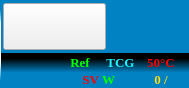
<?xml version="1.0" encoding="UTF-8"?>
<ui version="4.0">
 <class>IconsBar</class>
 <widget class="QWidget" name="IconsBar">
  <property name="windowModality">
   <enum>Qt::NonModal</enum>
  </property>
  <property name="geometry">
   <rect>
    <x>0</x>
    <y>0</y>
    <width>189</width>
    <height>88</height>
   </rect>
  </property>
  <property name="sizePolicy">
   <sizepolicy hsizetype="Preferred" vsizetype="Preferred">
    <horstretch>0</horstretch>
    <verstretch>0</verstretch>
   </sizepolicy>
  </property>
  <property name="maximumSize">
   <size>
    <width>16777215</width>
    <height>16777215</height>
   </size>
  </property>
  <property name="font">
   <font>
    <pointsize>6</pointsize>
   </font>
  </property>
  <property name="windowTitle">
   <string>Form</string>
  </property>
  <property name="windowOpacity">
   <double>1.000000000000000</double>
  </property>
  <property name="styleSheet">
   <string notr="true"/>
  </property>
  <layout class="QGridLayout" name="gridLayout" rowstretch="3,2">
   <property name="leftMargin">
    <number>0</number>
   </property>
   <property name="topMargin">
    <number>0</number>
   </property>
   <property name="rightMargin">
    <number>0</number>
   </property>
   <property name="bottomMargin">
    <number>0</number>
   </property>
   <property name="spacing">
    <number>0</number>
   </property>
   <item row="0" column="0">
    <widget class="QWidget" name="widget_1" native="true">
     <property name="styleSheet">
      <string notr="true">QWidget#widget_1
{
	background-color: rgba(0, 130, 195);
    border-left:1px solid qlineargradient(spread:reflect, x1:0.49435, y1:0.068, x2:0.50565, y2:0.75, stop:0.158192 rgba(0, 130, 195, 255), stop:0.559322 rgba(255, 255, 255, 255));
}</string>
     </property>
     <layout class="QHBoxLayout" name="horizontalLayout" stretch="4,3">
      <property name="spacing">
       <number>3</number>
      </property>
      <property name="leftMargin">
       <number>3</number>
      </property>
      <property name="topMargin">
       <number>3</number>
      </property>
      <property name="rightMargin">
       <number>3</number>
      </property>
      <property name="bottomMargin">
       <number>3</number>
      </property>
      <item>
       <widget class="QPushButton" name="keyboardPushButton">
        <property name="sizePolicy">
         <sizepolicy hsizetype="Preferred" vsizetype="Preferred">
          <horstretch>0</horstretch>
          <verstretch>0</verstretch>
         </sizepolicy>
        </property>
        <property name="minimumSize">
         <size>
          <width>0</width>
          <height>45</height>
         </size>
        </property>
        <property name="focusPolicy">
         <enum>Qt::StrongFocus</enum>
        </property>
        <property name="styleSheet">
         <string notr="true">border-image: url(:/file/resources/keyboard.png);</string>
        </property>
        <property name="text">
         <string/>
        </property>
       </widget>
      </item>
      <item>
       <widget class="QFrame" name="frame_battery">
        <property name="styleSheet">
         <string notr="true"/>
        </property>
        <layout class="QGridLayout" name="gridLayout_4" columnstretch="3,1">
         <property name="leftMargin">
          <number>0</number>
         </property>
         <property name="topMargin">
          <number>3</number>
         </property>
         <property name="rightMargin">
          <number>0</number>
         </property>
         <property name="bottomMargin">
          <number>0</number>
         </property>
         <item row="0" column="0">
          <widget class="QLabel" name="label_battery1">
           <property name="styleSheet">
            <string notr="true"/>
           </property>
           <property name="text">
            <string/>
           </property>
          </widget>
         </item>
         <item row="0" column="1">
          <widget class="QLabel" name="label_battery1_quantity">
           <property name="palette">
            <palette>
             <active>
              <colorrole role="WindowText">
               <brush brushstyle="SolidPattern">
                <color alpha="255">
                 <red>255</red>
                 <green>255</green>
                 <blue>255</blue>
                </color>
               </brush>
              </colorrole>
             </active>
             <inactive>
              <colorrole role="WindowText">
               <brush brushstyle="SolidPattern">
                <color alpha="255">
                 <red>255</red>
                 <green>255</green>
                 <blue>255</blue>
                </color>
               </brush>
              </colorrole>
             </inactive>
             <disabled>
              <colorrole role="WindowText">
               <brush brushstyle="SolidPattern">
                <color alpha="255">
                 <red>120</red>
                 <green>120</green>
                 <blue>120</blue>
                </color>
               </brush>
              </colorrole>
             </disabled>
            </palette>
           </property>
           <property name="font">
            <font>
             <family>Aharoni</family>
             <pointsize>8</pointsize>
             <weight>75</weight>
             <bold>true</bold>
            </font>
           </property>
           <property name="text">
            <string/>
           </property>
           <property name="alignment">
            <set>Qt::AlignCenter</set>
           </property>
          </widget>
         </item>
         <item row="1" column="0">
          <widget class="QLabel" name="label_battery2">
           <property name="styleSheet">
            <string notr="true"/>
           </property>
           <property name="text">
            <string/>
           </property>
          </widget>
         </item>
         <item row="1" column="1">
          <widget class="QLabel" name="label_battery2_quantity">
           <property name="palette">
            <palette>
             <active>
              <colorrole role="WindowText">
               <brush brushstyle="SolidPattern">
                <color alpha="255">
                 <red>255</red>
                 <green>255</green>
                 <blue>255</blue>
                </color>
               </brush>
              </colorrole>
             </active>
             <inactive>
              <colorrole role="WindowText">
               <brush brushstyle="SolidPattern">
                <color alpha="255">
                 <red>255</red>
                 <green>255</green>
                 <blue>255</blue>
                </color>
               </brush>
              </colorrole>
             </inactive>
             <disabled>
              <colorrole role="WindowText">
               <brush brushstyle="SolidPattern">
                <color alpha="255">
                 <red>120</red>
                 <green>120</green>
                 <blue>120</blue>
                </color>
               </brush>
              </colorrole>
             </disabled>
            </palette>
           </property>
           <property name="font">
            <font>
             <family>Aharoni</family>
             <pointsize>8</pointsize>
             <weight>75</weight>
             <bold>true</bold>
            </font>
           </property>
           <property name="text">
            <string/>
           </property>
           <property name="alignment">
            <set>Qt::AlignCenter</set>
           </property>
          </widget>
         </item>
        </layout>
       </widget>
      </item>
     </layout>
    </widget>
   </item>
   <item row="1" column="0">
    <widget class="QWidget" name="widget_2" native="true">
     <property name="styleSheet">
      <string notr="true">QWidget#widget_2
{
	background-color: qlineargradient(spread:pad, x1:0.5, y1:0, x2:0.5, y2:1, stop:0.158192 rgba(0, 0, 0, 255), stop:0.559322 rgba(0, 130, 195, 255));
	border-left:1px solid qlineargradient(spread:pad, x1:0.5, y1:0.15, x2:0.5, y2:1, stop:0.158192 rgba(255, 255, 255, 255), stop:0.757062 rgba(0, 130, 195, 255));
}</string>
     </property>
     <layout class="QGridLayout" name="gridLayout_3" columnstretch="1,3">
      <property name="leftMargin">
       <number>9</number>
      </property>
      <property name="topMargin">
       <number>0</number>
      </property>
      <property name="rightMargin">
       <number>9</number>
      </property>
      <property name="bottomMargin">
       <number>0</number>
      </property>
      <property name="spacing">
       <number>0</number>
      </property>
      <item row="0" column="0">
       <widget class="QFrame" name="frame">
        <property name="frameShape">
         <enum>QFrame::NoFrame</enum>
        </property>
        <property name="frameShadow">
         <enum>QFrame::Raised</enum>
        </property>
        <layout class="QHBoxLayout" name="horizontalLayout_2" stretch="0">
         <property name="spacing">
          <number>0</number>
         </property>
         <property name="leftMargin">
          <number>0</number>
         </property>
         <property name="topMargin">
          <number>3</number>
         </property>
         <property name="rightMargin">
          <number>0</number>
         </property>
         <property name="bottomMargin">
          <number>3</number>
         </property>
         <item>
          <widget class="QLabel" name="encoderLabel">
           <property name="enabled">
            <bool>true</bool>
           </property>
           <property name="minimumSize">
            <size>
             <width>28</width>
             <height>28</height>
            </size>
           </property>
           <property name="text">
            <string/>
           </property>
           <property name="scaledContents">
            <bool>false</bool>
           </property>
          </widget>
         </item>
        </layout>
       </widget>
      </item>
      <item row="0" column="1">
       <widget class="QFrame" name="frame_showOther">
        <property name="frameShape">
         <enum>QFrame::NoFrame</enum>
        </property>
        <property name="frameShadow">
         <enum>QFrame::Raised</enum>
        </property>
        <layout class="QGridLayout" name="gridLayout_2">
         <property name="topMargin">
          <number>0</number>
         </property>
         <property name="rightMargin">
          <number>0</number>
         </property>
         <property name="bottomMargin">
          <number>0</number>
         </property>
         <property name="horizontalSpacing">
          <number>3</number>
         </property>
         <property name="verticalSpacing">
          <number>0</number>
         </property>
         <item row="0" column="0">
          <widget class="QLabel" name="refLabel">
           <property name="palette">
            <palette>
             <active>
              <colorrole role="WindowText">
               <brush brushstyle="SolidPattern">
                <color alpha="255">
                 <red>0</red>
                 <green>255</green>
                 <blue>0</blue>
                </color>
               </brush>
              </colorrole>
             </active>
             <inactive>
              <colorrole role="WindowText">
               <brush brushstyle="SolidPattern">
                <color alpha="255">
                 <red>0</red>
                 <green>255</green>
                 <blue>0</blue>
                </color>
               </brush>
              </colorrole>
             </inactive>
             <disabled>
              <colorrole role="WindowText">
               <brush brushstyle="SolidPattern">
                <color alpha="255">
                 <red>120</red>
                 <green>120</green>
                 <blue>120</blue>
                </color>
               </brush>
              </colorrole>
             </disabled>
            </palette>
           </property>
           <property name="font">
            <font>
             <family>Times New Roman</family>
             <pointsize>10</pointsize>
             <weight>75</weight>
             <bold>true</bold>
            </font>
           </property>
           <property name="text">
            <string>Ref</string>
           </property>
           <property name="alignment">
            <set>Qt::AlignCenter</set>
           </property>
          </widget>
         </item>
         <item row="0" column="1">
          <widget class="QLabel" name="tcgLabel">
           <property name="palette">
            <palette>
             <active>
              <colorrole role="WindowText">
               <brush brushstyle="SolidPattern">
                <color alpha="255">
                 <red>28</red>
                 <green>244</green>
                 <blue>255</blue>
                </color>
               </brush>
              </colorrole>
             </active>
             <inactive>
              <colorrole role="WindowText">
               <brush brushstyle="SolidPattern">
                <color alpha="255">
                 <red>28</red>
                 <green>244</green>
                 <blue>255</blue>
                </color>
               </brush>
              </colorrole>
             </inactive>
             <disabled>
              <colorrole role="WindowText">
               <brush brushstyle="SolidPattern">
                <color alpha="255">
                 <red>120</red>
                 <green>120</green>
                 <blue>120</blue>
                </color>
               </brush>
              </colorrole>
             </disabled>
            </palette>
           </property>
           <property name="font">
            <font>
             <family>Times New Roman</family>
             <pointsize>10</pointsize>
             <weight>75</weight>
             <bold>true</bold>
            </font>
           </property>
           <property name="text">
            <string>TCG</string>
           </property>
           <property name="alignment">
            <set>Qt::AlignCenter</set>
           </property>
          </widget>
         </item>
         <item row="0" column="2">
          <widget class="QLabel" name="tempLabel">
           <property name="palette">
            <palette>
             <active>
              <colorrole role="WindowText">
               <brush brushstyle="SolidPattern">
                <color alpha="255">
                 <red>255</red>
                 <green>0</green>
                 <blue>0</blue>
                </color>
               </brush>
              </colorrole>
             </active>
             <inactive>
              <colorrole role="WindowText">
               <brush brushstyle="SolidPattern">
                <color alpha="255">
                 <red>255</red>
                 <green>0</green>
                 <blue>0</blue>
                </color>
               </brush>
              </colorrole>
             </inactive>
             <disabled>
              <colorrole role="WindowText">
               <brush brushstyle="SolidPattern">
                <color alpha="255">
                 <red>120</red>
                 <green>120</green>
                 <blue>120</blue>
                </color>
               </brush>
              </colorrole>
             </disabled>
            </palette>
           </property>
           <property name="font">
            <font>
             <family>Times New Roman</family>
             <pointsize>10</pointsize>
             <weight>75</weight>
             <bold>true</bold>
            </font>
           </property>
           <property name="text">
            <string>50°C</string>
           </property>
           <property name="alignment">
            <set>Qt::AlignCenter</set>
           </property>
          </widget>
         </item>
         <item row="1" column="0">
          <widget class="QLabel" name="label_4">
           <property name="palette">
            <palette>
             <active>
              <colorrole role="WindowText">
               <brush brushstyle="SolidPattern">
                <color alpha="255">
                 <red>255</red>
                 <green>0</green>
                 <blue>0</blue>
                </color>
               </brush>
              </colorrole>
             </active>
             <inactive>
              <colorrole role="WindowText">
               <brush brushstyle="SolidPattern">
                <color alpha="255">
                 <red>255</red>
                 <green>0</green>
                 <blue>0</blue>
                </color>
               </brush>
              </colorrole>
             </inactive>
             <disabled>
              <colorrole role="WindowText">
               <brush brushstyle="SolidPattern">
                <color alpha="255">
                 <red>120</red>
                 <green>120</green>
                 <blue>120</blue>
                </color>
               </brush>
              </colorrole>
             </disabled>
            </palette>
           </property>
           <property name="font">
            <font>
             <family>Times New Roman</family>
             <pointsize>10</pointsize>
             <weight>75</weight>
             <bold>true</bold>
            </font>
           </property>
           <property name="text">
            <string>SV</string>
           </property>
           <property name="alignment">
            <set>Qt::AlignRight|Qt::AlignTrailing|Qt::AlignVCenter</set>
           </property>
          </widget>
         </item>
         <item row="1" column="1">
          <widget class="QLabel" name="label_5">
           <property name="palette">
            <palette>
             <active>
              <colorrole role="WindowText">
               <brush brushstyle="SolidPattern">
                <color alpha="255">
                 <red>0</red>
                 <green>255</green>
                 <blue>0</blue>
                </color>
               </brush>
              </colorrole>
             </active>
             <inactive>
              <colorrole role="WindowText">
               <brush brushstyle="SolidPattern">
                <color alpha="255">
                 <red>0</red>
                 <green>255</green>
                 <blue>0</blue>
                </color>
               </brush>
              </colorrole>
             </inactive>
             <disabled>
              <colorrole role="WindowText">
               <brush brushstyle="SolidPattern">
                <color alpha="255">
                 <red>120</red>
                 <green>120</green>
                 <blue>120</blue>
                </color>
               </brush>
              </colorrole>
             </disabled>
            </palette>
           </property>
           <property name="font">
            <font>
             <family>Times New Roman</family>
             <pointsize>10</pointsize>
             <weight>75</weight>
             <bold>true</bold>
            </font>
           </property>
           <property name="text">
            <string>W</string>
           </property>
           <property name="alignment">
            <set>Qt::AlignLeading|Qt::AlignLeft|Qt::AlignVCenter</set>
           </property>
          </widget>
         </item>
         <item row="1" column="2">
          <widget class="QLabel" name="label_6">
           <property name="palette">
            <palette>
             <active>
              <colorrole role="WindowText">
               <brush brushstyle="SolidPattern">
                <color alpha="255">
                 <red>255</red>
                 <green>220</green>
                 <blue>20</blue>
                </color>
               </brush>
              </colorrole>
             </active>
             <inactive>
              <colorrole role="WindowText">
               <brush brushstyle="SolidPattern">
                <color alpha="255">
                 <red>255</red>
                 <green>220</green>
                 <blue>20</blue>
                </color>
               </brush>
              </colorrole>
             </inactive>
             <disabled>
              <colorrole role="WindowText">
               <brush brushstyle="SolidPattern">
                <color alpha="255">
                 <red>120</red>
                 <green>120</green>
                 <blue>120</blue>
                </color>
               </brush>
              </colorrole>
             </disabled>
            </palette>
           </property>
           <property name="font">
            <font>
             <family>Times New Roman</family>
             <pointsize>10</pointsize>
             <weight>75</weight>
             <bold>true</bold>
            </font>
           </property>
           <property name="text">
            <string>0 /</string>
           </property>
           <property name="alignment">
            <set>Qt::AlignCenter</set>
           </property>
          </widget>
         </item>
        </layout>
       </widget>
      </item>
     </layout>
    </widget>
   </item>
  </layout>
 </widget>
 <resources/>
 <connections/>
</ui>
